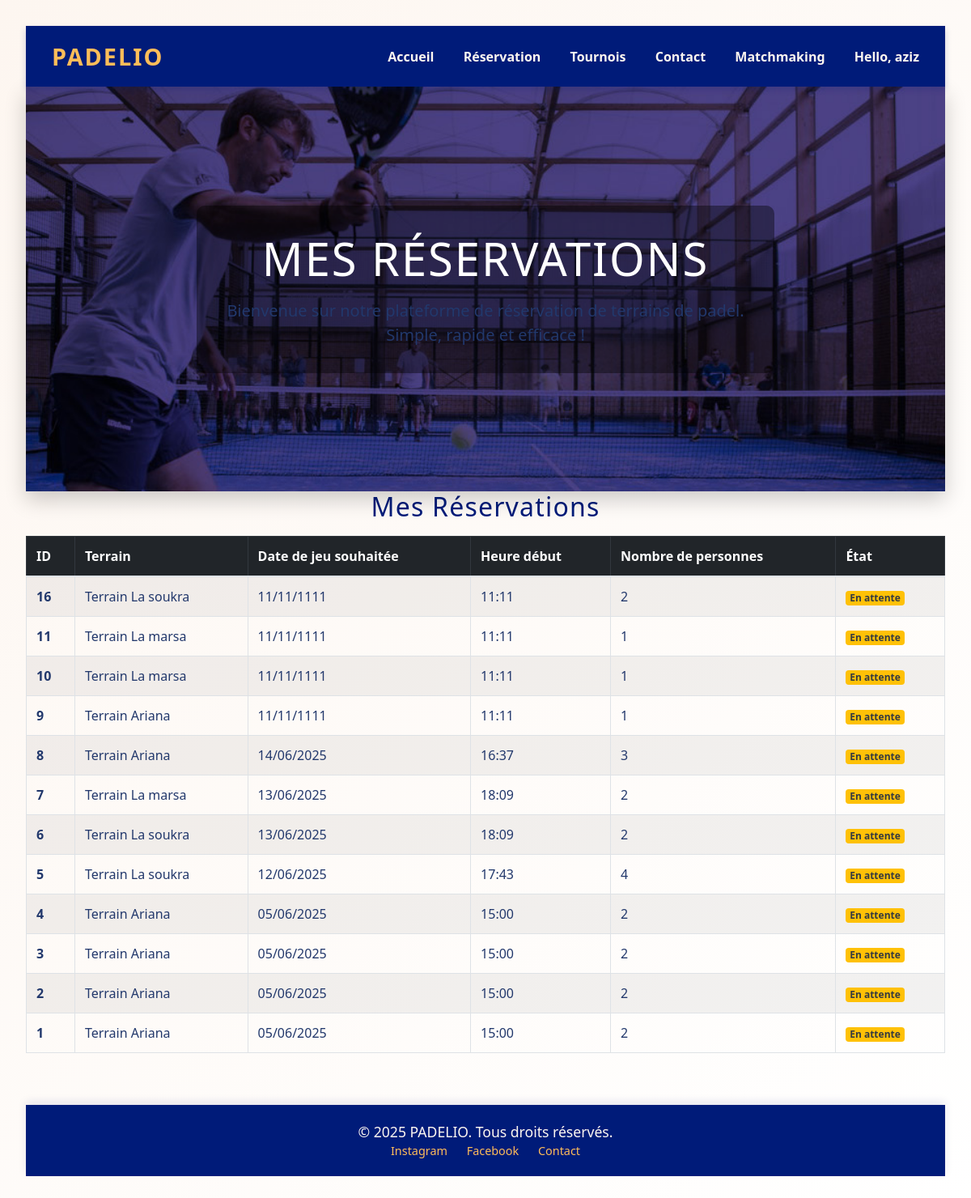
The app's page /mes-reservations/ (signed in) with its own data.
### reservation_app/models.py (models this page shows, shortened)
class User(models.Model):
    GENRE_CHOICES = [
        ('H', 'Homme'),
        ('F', 'Femme'),
    ]
    ROLE_CHOICES = [
        ('J', 'Joueur'),
        ('P', 'Propriétaire'),
    ]
    id = models.AutoField(primary_key=True)
    nom = models.CharField(max_length=100)
    prenom = models.CharField(max_length=100)
    email = models.EmailField(unique=True)
    mot_de_passe = models.CharField(max_length=100)
    adresse = models.TextField()
    numero_tel = models.CharField(max_length=20)
    niveau = models.CharField(max_length=50)
    genre = models.CharField(max_length=1, choices=GENRE_CHOICES)
    role = models.CharField(max_length=1, choices=ROLE_CHOICES)
    url_image = models.URLField(blank=True, null=True)
    photo_profil = models.ImageField(upload_to='profils/', blank=True, null=True)

class Reservation(models.Model):
    ETAT_RESERVATION_CHOICES = [
        ('E', 'En attente'),
        ('C', 'Confirmée'),
    ]
    id = models.AutoField(primary_key=True)
    user = models.ForeignKey('User', on_delete=models.CASCADE)
    terrain = models.ForeignKey('Terrain', on_delete=models.CASCADE)
    date_reservation = models.DateTimeField(auto_now_add=True)
    date_jeu_souhaitee = models.DateField()
    heure_debut_souhaitee = models.TimeField()
    nb_personnes = models.PositiveSmallIntegerField(choices=[(i, f"{i} personne(s)") for i in range(1, 5)])
    etat_reservation = models.CharField(max_length=1, choices=ETAT_RESERVATION_CHOICES, default='E')

class Terrain(models.Model):
    ETAT_CHOICES = [
        ('NR', 'Non réservé'),
        ('R', 'Réservé'),
        ('M', 'Maintenance'),
    ]
    id = models.AutoField(primary_key=True)
    nom = models.CharField(max_length=100)
    description = models.TextField(blank=True)
    type = models.CharField(max_length=50)
    prix = models.DecimalField(max_digits=6, decimal_places=2)
    temps = models.DurationField()
    etat = models.CharField(max_length=2, choices=ETAT_CHOICES, default='NR')
    centre = models.ForeignKey('Centre', on_delete=models.CASCADE, related_name='terrains')

### reservation_app/views.py (the view)
# urls.py: path('mes-reservations/', views.mes_reservations, name='mes_reservations'),
def mes_reservations(request):
    user_id = request.session.get('user_id')
    if not user_id:
        return redirect('connecter')  # Rediriger vers la page de connexion si pas connecté
    try:
        utilisateur  = User.objects.get(id=user_id)
    except User.DoesNotExist:
        return redirect('connecter')
    reservations = Reservation.objects.filter(user=utilisateur ).order_by('-date_reservation')
    return render(request, 'mes_reservations.html', {'utilisateur': utilisateur,'reservations': reservations})

### reservation_app/templates/mes_reservations.html (shortened to what this page needs)
{% load static %}
<!DOCTYPE html>
<html lang="fr">
<head>
  <link rel="stylesheet" href="https://cdn.jsdelivr.net/npm/bootstrap@4.1.3/dist/css/bootstrap.min.css">
</head>
<body>
  <header class="header-padel">
    <nav class="nav-padel">
      <div class="logo-padel">PADELIO</div>
      <div class="nav-links-padel">
        <a href="{% url 'home' %}">Accueil</a>
        <a href="#reservation">Réservation</a>
        <a href="#tournois">Tournois</a>
        <a href="#contact">Contact</a>
        <a href="{% url 'matchmaking_home' %}">Matchmaking</a>
        <div class="dropdown">
  <a href="#">Hello, <b>{{ utilisateur.prenom }}</b></a>
</div>
      </div>
    </nav>
  </header>
<div class="hero-full text-white d-flex align-items-center justify-content-center" id="accueil">
  <div class="text-center hero-overlay">
    <h1 class="display-4 fw-bold">Mes réservations</h1>
    <p class="lead">Bienvenue sur notre plateforme de réservation de terrains de padel. Simple, rapide et efficace !</p>
  </div>
</div>
<h2>Mes Réservations</h2>
{% if reservations %}
<table class="table table-striped table-hover table-bordered align-middle">
  <thead class="table-dark">
    <tr>
      <th scope="col">ID</th>
      <th scope="col">Terrain</th>
      <th scope="col">Date de jeu souhaitée</th>
      <th scope="col">Heure début</th>
      <th scope="col">Nombre de personnes</th>
      <th scope="col">État</th>
    </tr>
  </thead>
  <tbody>
    {% for reservation in reservations %}
    <tr>
      <th scope="row">{{ reservation.id }}</th>
      <td>{{ reservation.terrain.nom }}</td>
      <td>{{ reservation.date_jeu_souhaitee|date:"d/m/Y" }}</td>
      <td>{{ reservation.heure_debut_souhaitee|time:"H:i" }}</td>
      <td>{{ reservation.nb_personnes }}</td>
      <td>
        {% if reservation.etat_reservation == 'E' %}
          <span class="badge bg-warning text-dark">{{ reservation.get_etat_reservation_display }}</span>
        {% elif reservation.etat_reservation == 'C' %}
          <span class="badge bg-success">{{ reservation.get_etat_reservation_display }}</span>
        {% else %}
          {{ reservation.get_etat_reservation_display }}
        {% endif %}
      </td>
    </tr>
    {% endfor %}
  </tbody>
</table>
{% else %}
<p>Vous n'avez aucune réservation pour le moment.</p>
{% endif %}
<br><br>
<footer class="footer-padel">
  <div class="container">
    <p style="color: #fdf6f0;">&copy; 2025 PADELIO. Tous droits réservés.</p>
    <div class="social-links">
      <a href="#">Instagram</a>
      <a href="#">Facebook</a>
      <a href="#">Contact</a>
    </div>
  </div>
</footer>
</body>
</html>

### reservation_app/templates/mes_reservations.html (style rules this page uses)
:root { --beige: #fdf6f0; --gold: #ffbd59; --blue-dark: #22386c; --blue-deep: #001b79; --font-family: 'Segoe UI', sans-serif; }
* { margin: 0; padding: 0; box-sizing: border-box; }
body { font-family: var(--font-family); background: linear-gradient(135deg, var(--beige), #ffffff); color: var(--blue-dark); min-height: 100vh; padding: 2rem; display: flex; flex-direction: column; align-items: center; }
.header-padel { width: 100%; background-color: var(--blue-deep); padding: 1rem 2rem; box-shadow: 0 4px 8px rgba(0, 27, 121, 0.2); position: sticky; top: 0; z-index: 100; }
.nav-padel { max-width: 1100px; margin: 0 auto; display: flex; justify-content: space-between; align-items: center; }
.logo-padel { color: var(--gold); font-weight: 700; font-size: 1.8rem; letter-spacing: 2px; }
.nav-links-padel a { color: var(--beige); text-decoration: none; margin-left: 2rem; font-weight: 600; transition: color 0.3s ease; }
h1 { font-size: 3rem; text-transform: uppercase; letter-spacing: 2px; margin-bottom: 1rem; animation: fadeInDown 1s ease-out; }
h2 { color: var(--blue-deep); font-size: 2rem; margin-bottom: 1rem; letter-spacing: 1.2px; }
p { font-size: 1.1rem; color: var(--blue-dark); max-width: 650px; margin: 0 auto; }
.hero-full { background-image: url("/static/images/padel1.jpg"); background-size: cover; background-position: center; height: 500px; width: 100%; margin: 0 auto; border-radius: 0; box-shadow: 0 10px 25px rgba(0, 0, 0, 0.2); position: relative; }
.hero-overlay { background-color: rgba(0, 0, 0, 0.4); padding: 2rem; border-radius: 10px; }
.footer-padel { width: 100%; background-color: var(--blue-deep); color: var(--beige); font-size: 0.9rem; text-align: center; padding: 20px 0; box-shadow: 0 -4px 10px rgba(0, 27, 121, 0.1); margin: 0; }
.footer-padel .social-links a { color: var(--gold); margin: 0 10px; text-decoration: none; font-weight: 500; transition: color 0.3s ease; }
.dropdown { position: relative; display: inline-block; }

### records on screen
User: prenom "aziz"
Reservation: id "16", terrain.nom "Terrain La soukra", date_jeu_souhaitee "11/11/1111", heure_debut_souhaitee "11:11", nb_personnes "2", etat_reservation "En attente"
Reservation: id "11", terrain.nom "Terrain La marsa", date_jeu_souhaitee "11/11/1111", heure_debut_souhaitee "11:11", nb_personnes "1", etat_reservation "En attente"
Reservation: id "10", terrain.nom "Terrain La marsa", date_jeu_souhaitee "11/11/1111", heure_debut_souhaitee "11:11", nb_personnes "1", etat_reservation "En attente"
Reservation: id "9", terrain.nom "Terrain Ariana", date_jeu_souhaitee "11/11/1111", heure_debut_souhaitee "11:11", nb_personnes "1", etat_reservation "En attente"
Reservation: id "8", terrain.nom "Terrain Ariana", date_jeu_souhaitee "14/06/2025", heure_debut_souhaitee "16:37", nb_personnes "3", etat_reservation "En attente"
Reservation: id "7", terrain.nom "Terrain La marsa", date_jeu_souhaitee "13/06/2025", heure_debut_souhaitee "18:09", nb_personnes "2", etat_reservation "En attente"
Reservation: id "6", terrain.nom "Terrain La soukra", date_jeu_souhaitee "13/06/2025", heure_debut_souhaitee "18:09", nb_personnes "2", etat_reservation "En attente"
Reservation: id "5", terrain.nom "Terrain La soukra", date_jeu_souhaitee "12/06/2025", heure_debut_souhaitee "17:43", nb_personnes "4", etat_reservation "En attente"
Reservation: id "4", terrain.nom "Terrain Ariana", date_jeu_souhaitee "05/06/2025", heure_debut_souhaitee "15:00", nb_personnes "2", etat_reservation "En attente"
Reservation: id "3", terrain.nom "Terrain Ariana", date_jeu_souhaitee "05/06/2025", heure_debut_souhaitee "15:00", nb_personnes "2", etat_reservation "En attente"
Reservation: id "2", terrain.nom "Terrain Ariana", date_jeu_souhaitee "05/06/2025", heure_debut_souhaitee "15:00", nb_personnes "2", etat_reservation "En attente"
Reservation: id "1", terrain.nom "Terrain Ariana", date_jeu_souhaitee "05/06/2025", heure_debut_souhaitee "15:00", nb_personnes "2", etat_reservation "En attente"
